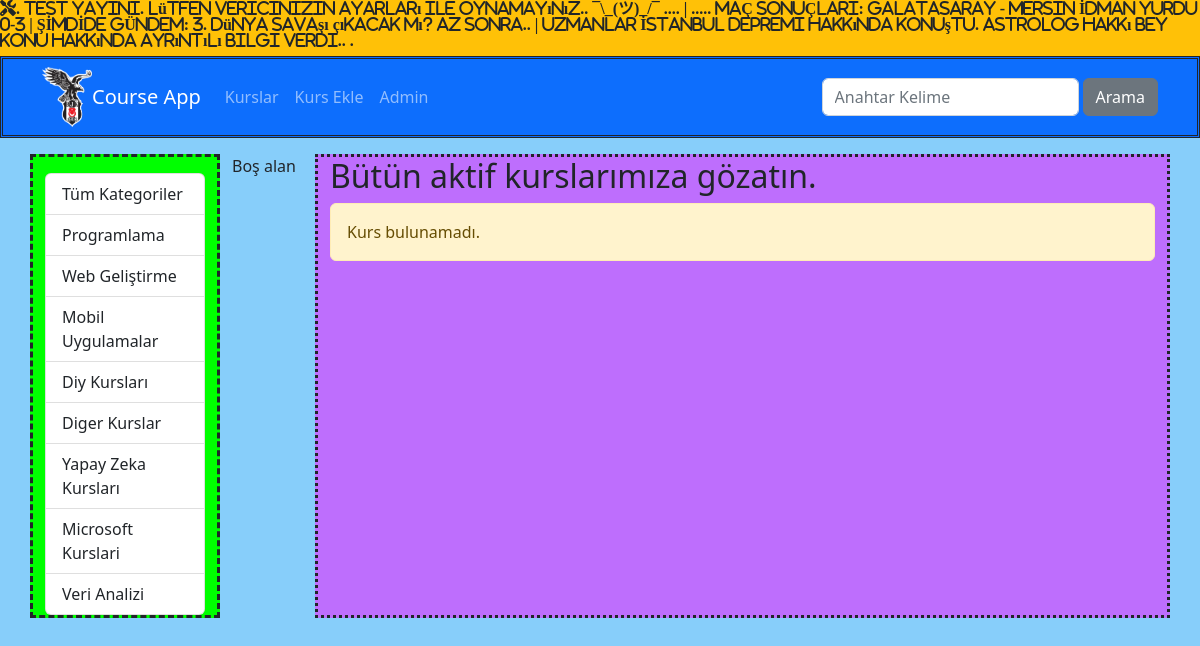
/kurslar/, run on the app's committed database.
### courses/models.py (models this page shows, shortened)
class Category(models.Model):
    name = models.CharField( max_length=50)
    slug = models.SlugField(default= "", null=False, unique=True, db_index = True, max_length=50)

### courses/views.py (the view)
# urls.py: path('', views.index, name="index"),
def index(request):
    kurslar = Course.objects.filter(isActive=1, isHome=1)
    kategoriler = Category.objects.all()
    return render(request, 'courses/index.html', {
        'categories': kategoriler,
        'courses': kurslar
    })

### courses/templates/courses/index.html (shortened to what this page needs)
{% extends "layout.html" %}
{% load static %}
{% block css_files %}
        <link rel="stylesheet" href="{%static 'courses/css/style.css'%}">
{% endblock  %}
{% block content %}
        <div class="container mt-3"  >
                <div class="row">
                    <div class="col-2" style="border:dashed; background-color:Lime  ">
                    {% include 'courses/partials/_categories.html' %}
                       </div>
                <div class="col-1" style="">
                                Boş alan
                </div>
                <div class="col-9" style="border:dotted; background:#BE6EFD">
                <h2>Bütün aktif kurslarımıza gözatın. </h2>
                        {% if page_obj.object_list|length == 0%}
                                <div class="alert alert-warning">Kurs bulunamadı.</div>
                        {% endif %}
                        </div>
                </div>
        </div>
{% endblock  %}

### courses/templates/courses/partials/_categories.html
<div class="list-group mt-3">
    <a href="/kurslar"     class="list-group-item list-group-item-action"> Tüm Kategoriler </a>
    {% for  category in categories %}
    <a href="{% url "courses_by_category" category.slug%}"     class="list-group-item list-group-item-action {% if seciliKategori == category.slug %}active{% endif %}">{{category.name|title}}</a>
    {% endfor %}
</div>

### courses/static/courses/css/style.css (style rules this page uses)
body { background-color: lightskyblue; }

### data on the page
Category: name "Programlama"
Category: name "Web Geliştirme"
Category: name "Mobil Uygulamalar"
Category: name "Diy Kursları"
Category: name "Diger Kurslar"
Category: name "Yapay Zeka Kursları"
Category: name "Microsoft Kurslari"
Category: name "Veri Analizi"
